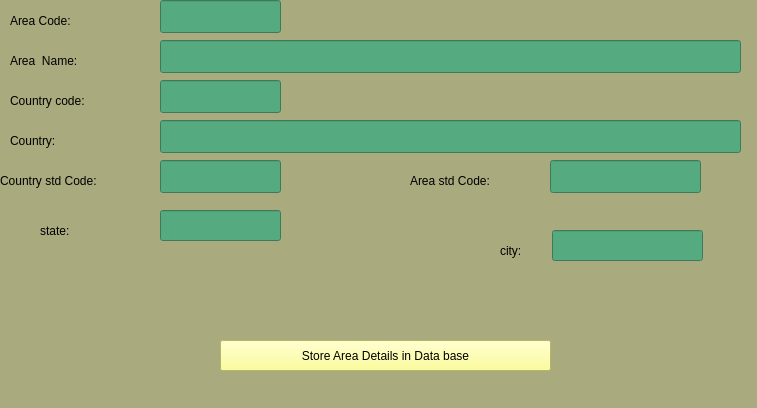
<?xml version="1.0" encoding="UTF-8"?>
<ui version="4.0">
 <class>MainWindow</class>
 <widget class="QMainWindow" name="MainWindow">
  <property name="geometry">
   <rect>
    <x>0</x>
    <y>0</y>
    <width>757</width>
    <height>408</height>
   </rect>
  </property>
  <property name="windowTitle">
   <string>Area Details</string>
  </property>
  <property name="styleSheet">
   <string notr="true">background-color: rgb(170, 170, 127);</string>
  </property>
  <widget class="QWidget" name="centralwidget">
   <widget class="QLabel" name="label">
    <property name="geometry">
     <rect>
      <x>0</x>
      <y>170</y>
      <width>151</width>
      <height>21</height>
     </rect>
    </property>
    <property name="styleSheet">
     <string notr="true">font: 75 14pt &quot;MS Shell Dlg 2&quot;;</string>
    </property>
    <property name="text">
     <string>Country std Code:</string>
    </property>
   </widget>
   <widget class="QLineEdit" name="lineEdit">
    <property name="geometry">
     <rect>
      <x>160</x>
      <y>160</y>
      <width>121</width>
      <height>33</height>
     </rect>
    </property>
    <property name="styleSheet">
     <string notr="true">background-color: rgb(85, 170, 127);</string>
    </property>
   </widget>
   <widget class="QPushButton" name="pushButton">
    <property name="geometry">
     <rect>
      <x>220</x>
      <y>340</y>
      <width>331</width>
      <height>31</height>
     </rect>
    </property>
    <property name="styleSheet">
     <string notr="true">background-color: rgb(255, 255, 127);
font: 75 14pt &quot;MS Shell Dlg 2&quot;;</string>
    </property>
    <property name="text">
     <string>Store Area Details in Data base</string>
    </property>
   </widget>
   <widget class="QLineEdit" name="lineEdit_3">
    <property name="geometry">
     <rect>
      <x>160</x>
      <y>0</y>
      <width>121</width>
      <height>33</height>
     </rect>
    </property>
    <property name="styleSheet">
     <string notr="true">background-color: rgb(85, 170, 127);</string>
    </property>
   </widget>
   <widget class="QLineEdit" name="lineEdit_4">
    <property name="geometry">
     <rect>
      <x>160</x>
      <y>40</y>
      <width>581</width>
      <height>33</height>
     </rect>
    </property>
    <property name="styleSheet">
     <string notr="true">background-color: rgb(85, 170, 127);</string>
    </property>
    <property name="text">
     <string/>
    </property>
   </widget>
   <widget class="QLineEdit" name="lineEdit_5">
    <property name="geometry">
     <rect>
      <x>160</x>
      <y>80</y>
      <width>121</width>
      <height>33</height>
     </rect>
    </property>
    <property name="styleSheet">
     <string notr="true">background-color: rgb(85, 170, 127);</string>
    </property>
   </widget>
   <widget class="QLineEdit" name="lineEdit_6">
    <property name="geometry">
     <rect>
      <x>160</x>
      <y>120</y>
      <width>581</width>
      <height>33</height>
     </rect>
    </property>
    <property name="styleSheet">
     <string notr="true">background-color: rgb(85, 170, 127);</string>
    </property>
   </widget>
   <widget class="QLabel" name="label_3">
    <property name="geometry">
     <rect>
      <x>10</x>
      <y>50</y>
      <width>121</width>
      <height>21</height>
     </rect>
    </property>
    <property name="styleSheet">
     <string notr="true">font: 75 14pt &quot;MS Shell Dlg 2&quot;;</string>
    </property>
    <property name="text">
     <string>Area  Name:</string>
    </property>
   </widget>
   <widget class="QLabel" name="label_4">
    <property name="geometry">
     <rect>
      <x>10</x>
      <y>10</y>
      <width>101</width>
      <height>21</height>
     </rect>
    </property>
    <property name="styleSheet">
     <string notr="true">font: 75 14pt &quot;MS Shell Dlg 2&quot;;</string>
    </property>
    <property name="text">
     <string>Area Code:</string>
    </property>
   </widget>
   <widget class="QLabel" name="label_5">
    <property name="geometry">
     <rect>
      <x>10</x>
      <y>130</y>
      <width>91</width>
      <height>21</height>
     </rect>
    </property>
    <property name="styleSheet">
     <string notr="true">font: 75 14pt &quot;MS Shell Dlg 2&quot;;</string>
    </property>
    <property name="text">
     <string>Country:</string>
    </property>
   </widget>
   <widget class="QLabel" name="label_6">
    <property name="geometry">
     <rect>
      <x>10</x>
      <y>90</y>
      <width>121</width>
      <height>21</height>
     </rect>
    </property>
    <property name="styleSheet">
     <string notr="true">font: 75 14pt &quot;MS Shell Dlg 2&quot;;</string>
    </property>
    <property name="text">
     <string>Country code:</string>
    </property>
   </widget>
   <widget class="QLabel" name="label_2">
    <property name="geometry">
     <rect>
      <x>410</x>
      <y>170</y>
      <width>131</width>
      <height>21</height>
     </rect>
    </property>
    <property name="styleSheet">
     <string notr="true">font: 75 14pt &quot;MS Shell Dlg 2&quot;;</string>
    </property>
    <property name="text">
     <string>Area std Code:</string>
    </property>
   </widget>
   <widget class="QLineEdit" name="lineEdit_2">
    <property name="geometry">
     <rect>
      <x>550</x>
      <y>160</y>
      <width>151</width>
      <height>33</height>
     </rect>
    </property>
    <property name="styleSheet">
     <string notr="true">background-color: rgb(85, 170, 127);</string>
    </property>
   </widget>
   <widget class="QLineEdit" name="lineEdit_7">
    <property name="geometry">
     <rect>
      <x>160</x>
      <y>210</y>
      <width>121</width>
      <height>31</height>
     </rect>
    </property>
    <property name="styleSheet">
     <string notr="true">background-color: rgb(85, 170, 127);</string>
    </property>
   </widget>
   <widget class="QLabel" name="label_7">
    <property name="geometry">
     <rect>
      <x>40</x>
      <y>220</y>
      <width>61</width>
      <height>21</height>
     </rect>
    </property>
    <property name="styleSheet">
     <string notr="true">font: 75 14pt &quot;MS Shell Dlg 2&quot;;</string>
    </property>
    <property name="text">
     <string>state:</string>
    </property>
   </widget>
   <widget class="QLabel" name="label_8">
    <property name="geometry">
     <rect>
      <x>500</x>
      <y>240</y>
      <width>31</width>
      <height>21</height>
     </rect>
    </property>
    <property name="styleSheet">
     <string notr="true">font: 75 14pt &quot;MS Shell Dlg 2&quot;;</string>
    </property>
    <property name="text">
     <string>city:</string>
    </property>
   </widget>
   <widget class="QLineEdit" name="lineEdit_8">
    <property name="geometry">
     <rect>
      <x>552</x>
      <y>230</y>
      <width>151</width>
      <height>31</height>
     </rect>
    </property>
    <property name="styleSheet">
     <string notr="true">background-color: rgb(85, 170, 127);</string>
    </property>
   </widget>
   <widget class="QLabel" name="label_9">
    <property name="geometry">
     <rect>
      <x>0</x>
      <y>-130</y>
      <width>751</width>
      <height>511</height>
     </rect>
    </property>
    <property name="styleSheet">
     <string notr="true">font: 75 14pt &quot;MS Shell Dlg 2&quot;;</string>
    </property>
    <property name="text">
     <string/>
    </property>
    <property name="pixmap">
     <pixmap>284466.jpg</pixmap>
    </property>
   </widget>
   <zorder>label_9</zorder>
   <zorder>label</zorder>
   <zorder>lineEdit</zorder>
   <zorder>pushButton</zorder>
   <zorder>lineEdit_3</zorder>
   <zorder>lineEdit_4</zorder>
   <zorder>lineEdit_5</zorder>
   <zorder>lineEdit_6</zorder>
   <zorder>label_3</zorder>
   <zorder>label_4</zorder>
   <zorder>label_5</zorder>
   <zorder>label_6</zorder>
   <zorder>label_2</zorder>
   <zorder>lineEdit_2</zorder>
   <zorder>lineEdit_7</zorder>
   <zorder>label_7</zorder>
   <zorder>label_8</zorder>
   <zorder>lineEdit_8</zorder>
  </widget>
  <widget class="QStatusBar" name="statusbar"/>
 </widget>
 <resources/>
 <connections/>
</ui>
